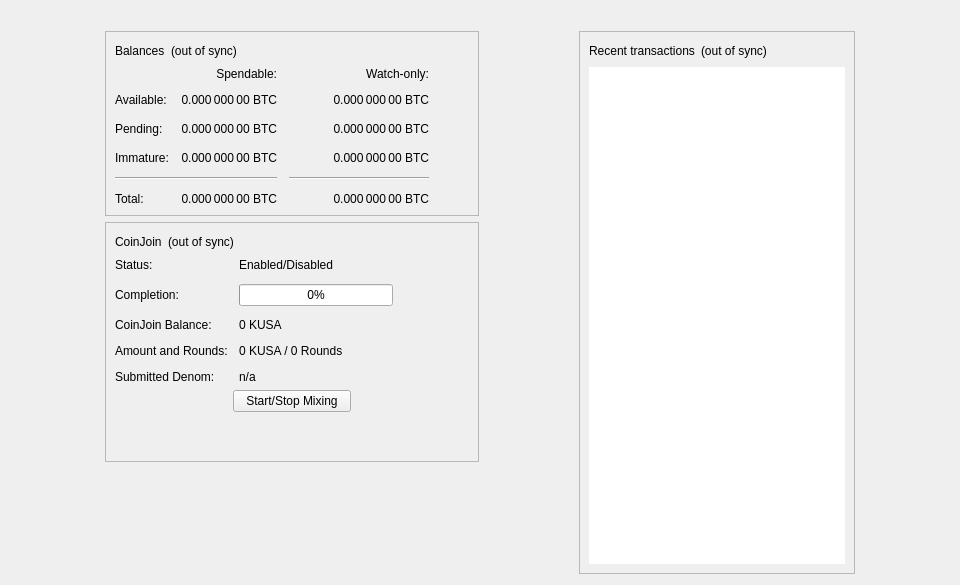
<?xml version="1.0" encoding="UTF-8"?>
<ui version="4.0">
 <class>OverviewPage</class>
 <widget class="QWidget" name="OverviewPage">
  <property name="geometry">
   <rect>
    <x>0</x>
    <y>0</y>
    <width>960</width>
    <height>585</height>
   </rect>
  </property>
  <property name="minimumSize">
   <size>
    <width>960</width>
    <height>0</height>
   </size>
  </property>
  <property name="windowTitle">
   <string>Form</string>
  </property>
  <layout class="QVBoxLayout" name="topLayout">
   <item>
    <widget class="QLabel" name="labelAlerts">
     <property name="visible">
      <bool>false</bool>
     </property>
     <property name="wordWrap">
      <bool>true</bool>
     </property>
     <property name="margin">
      <number>3</number>
     </property>
     <property name="textInteractionFlags">
      <set>Qt::TextSelectableByMouse</set>
     </property>
    </widget>
   </item>
   <item>
    <layout class="QHBoxLayout" name="horizontalLayout" stretch="1,0,1,0,1">
     <item>
      <spacer name="horizontalSpacerLeft">
       <property name="orientation">
        <enum>Qt::Horizontal</enum>
       </property>
       <property name="sizeType">
        <enum>QSizePolicy::Preferred</enum>
       </property>
       <property name="sizeHint" stdset="0">
        <size>
         <width>10</width>
         <height>20</height>
        </size>
       </property>
      </spacer>
     </item>
     <item>
      <layout class="QVBoxLayout" name="verticalLayout_2">
       <item>
        <widget class="QFrame" name="frame">
         <property name="frameShape">
          <enum>QFrame::StyledPanel</enum>
         </property>
         <property name="frameShadow">
          <enum>QFrame::Raised</enum>
         </property>
         <layout class="QVBoxLayout" name="verticalLayout_4">
          <item>
           <layout class="QHBoxLayout" name="horizontalLayout_4">
            <item>
             <widget class="QLabel" name="label_5">
              <property name="text">
               <string>Balances</string>
              </property>
             </widget>
            </item>
            <item>
             <widget class="QLabel" name="labelWalletStatus">
              <property name="toolTip">
               <string>The displayed information may be out of date. Your wallet automatically synchronizes with the Kusa network after a connection is established, but this process has not completed yet.</string>
              </property>
              <property name="text">
               <string notr="true">(out of sync)</string>
              </property>
              <property name="alignment">
               <set>Qt::AlignLeading|Qt::AlignLeft|Qt::AlignVCenter</set>
              </property>
             </widget>
            </item>
            <item>
             <spacer name="horizontalSpacer_3">
              <property name="orientation">
               <enum>Qt::Horizontal</enum>
              </property>
              <property name="sizeHint" stdset="0">
               <size>
                <width>40</width>
                <height>20</height>
               </size>
              </property>
             </spacer>
            </item>
           </layout>
          </item>
          <item>
           <layout class="QGridLayout" name="gridLayout">
            <property name="spacing">
             <number>12</number>
            </property>
            <item row="2" column="2">
             <widget class="QLabel" name="labelWatchPending">
              <property name="cursor">
               <cursorShape>IBeamCursor</cursorShape>
              </property>
              <property name="toolTip">
               <string>Unconfirmed transactions to watch-only addresses</string>
              </property>
              <property name="text">
               <string notr="true">0.000 000 00 BTC</string>
              </property>
              <property name="alignment">
               <set>Qt::AlignRight|Qt::AlignTrailing|Qt::AlignVCenter</set>
              </property>
              <property name="textInteractionFlags">
               <set>Qt::LinksAccessibleByMouse|Qt::TextSelectableByKeyboard|Qt::TextSelectableByMouse</set>
              </property>
             </widget>
            </item>
            <item row="2" column="1">
             <widget class="QLabel" name="labelUnconfirmed">
              <property name="cursor">
               <cursorShape>IBeamCursor</cursorShape>
              </property>
              <property name="toolTip">
               <string>Total of transactions that have yet to be confirmed, and do not yet count toward the spendable balance</string>
              </property>
              <property name="text">
               <string notr="true">0.000 000 00 BTC</string>
              </property>
              <property name="alignment">
               <set>Qt::AlignRight|Qt::AlignTrailing|Qt::AlignVCenter</set>
              </property>
              <property name="textInteractionFlags">
               <set>Qt::LinksAccessibleByMouse|Qt::TextSelectableByKeyboard|Qt::TextSelectableByMouse</set>
              </property>
             </widget>
            </item>
            <item row="3" column="2">
             <widget class="QLabel" name="labelWatchImmature">
              <property name="cursor">
               <cursorShape>IBeamCursor</cursorShape>
              </property>
              <property name="toolTip">
               <string>Mined balance in watch-only addresses that has not yet matured</string>
              </property>
              <property name="text">
               <string notr="true">0.000 000 00 BTC</string>
              </property>
              <property name="alignment">
               <set>Qt::AlignRight|Qt::AlignTrailing|Qt::AlignVCenter</set>
              </property>
              <property name="textInteractionFlags">
               <set>Qt::LinksAccessibleByMouse|Qt::TextSelectableByKeyboard|Qt::TextSelectableByMouse</set>
              </property>
             </widget>
            </item>
            <item row="4" column="0" colspan="2">
             <widget class="Line" name="lineSpendableBalance">
              <property name="orientation">
               <enum>Qt::Horizontal</enum>
              </property>
             </widget>
            </item>
            <item row="4" column="2">
             <widget class="Line" name="lineWatchBalance">
              <property name="sizePolicy">
               <sizepolicy hsizetype="Preferred" vsizetype="Fixed">
                <horstretch>0</horstretch>
                <verstretch>0</verstretch>
               </sizepolicy>
              </property>
              <property name="minimumSize">
               <size>
                <width>140</width>
                <height>0</height>
               </size>
              </property>
              <property name="orientation">
               <enum>Qt::Horizontal</enum>
              </property>
             </widget>
            </item>
            <item row="5" column="0">
             <widget class="QLabel" name="labelTotalText">
              <property name="text">
               <string>Total:</string>
              </property>
             </widget>
            </item>
            <item row="3" column="1">
             <widget class="QLabel" name="labelImmature">
              <property name="cursor">
               <cursorShape>IBeamCursor</cursorShape>
              </property>
              <property name="toolTip">
               <string>Mined balance that has not yet matured</string>
              </property>
              <property name="text">
               <string notr="true">0.000 000 00 BTC</string>
              </property>
              <property name="alignment">
               <set>Qt::AlignRight|Qt::AlignTrailing|Qt::AlignVCenter</set>
              </property>
              <property name="textInteractionFlags">
               <set>Qt::LinksAccessibleByMouse|Qt::TextSelectableByKeyboard|Qt::TextSelectableByMouse</set>
              </property>
             </widget>
            </item>
            <item row="2" column="3">
             <spacer name="horizontalSpacer_2">
              <property name="orientation">
               <enum>Qt::Horizontal</enum>
              </property>
              <property name="sizeHint" stdset="0">
               <size>
                <width>40</width>
                <height>20</height>
               </size>
              </property>
             </spacer>
            </item>
            <item row="3" column="0">
             <widget class="QLabel" name="labelImmatureText">
              <property name="text">
               <string>Immature:</string>
              </property>
             </widget>
            </item>
            <item row="5" column="1">
             <widget class="QLabel" name="labelTotal">
              <property name="cursor">
               <cursorShape>IBeamCursor</cursorShape>
              </property>
              <property name="toolTip">
               <string>Your current total balance</string>
              </property>
              <property name="text">
               <string notr="true">0.000 000 00 BTC</string>
              </property>
              <property name="alignment">
               <set>Qt::AlignRight|Qt::AlignTrailing|Qt::AlignVCenter</set>
              </property>
              <property name="textInteractionFlags">
               <set>Qt::LinksAccessibleByMouse|Qt::TextSelectableByKeyboard|Qt::TextSelectableByMouse</set>
              </property>
             </widget>
            </item>
            <item row="5" column="2">
             <widget class="QLabel" name="labelWatchTotal">
              <property name="cursor">
               <cursorShape>IBeamCursor</cursorShape>
              </property>
              <property name="toolTip">
               <string>Current total balance in watch-only addresses</string>
              </property>
              <property name="text">
               <string notr="true">0.000 000 00 BTC</string>
              </property>
              <property name="alignment">
               <set>Qt::AlignRight|Qt::AlignTrailing|Qt::AlignVCenter</set>
              </property>
              <property name="textInteractionFlags">
               <set>Qt::LinksAccessibleByMouse|Qt::TextSelectableByKeyboard|Qt::TextSelectableByMouse</set>
              </property>
             </widget>
            </item>
            <item row="0" column="2">
             <widget class="QLabel" name="labelWatchonly">
              <property name="text">
               <string>Watch-only:</string>
              </property>
              <property name="alignment">
               <set>Qt::AlignRight|Qt::AlignTrailing|Qt::AlignVCenter</set>
              </property>
             </widget>
            </item>
            <item row="1" column="0">
             <widget class="QLabel" name="labelBalanceText">
              <property name="text">
               <string>Available:</string>
              </property>
             </widget>
            </item>
            <item row="1" column="1">
             <widget class="QLabel" name="labelBalance">
              <property name="cursor">
               <cursorShape>IBeamCursor</cursorShape>
              </property>
              <property name="toolTip">
               <string>Your current spendable balance</string>
              </property>
              <property name="text">
               <string notr="true">0.000 000 00 BTC</string>
              </property>
              <property name="alignment">
               <set>Qt::AlignRight|Qt::AlignTrailing|Qt::AlignVCenter</set>
              </property>
              <property name="textInteractionFlags">
               <set>Qt::LinksAccessibleByMouse|Qt::TextSelectableByKeyboard|Qt::TextSelectableByMouse</set>
              </property>
             </widget>
            </item>
            <item row="1" column="2">
             <widget class="QLabel" name="labelWatchAvailable">
              <property name="cursor">
               <cursorShape>IBeamCursor</cursorShape>
              </property>
              <property name="toolTip">
               <string>Your current balance in watch-only addresses</string>
              </property>
              <property name="text">
               <string notr="true">0.000 000 00 BTC</string>
              </property>
              <property name="alignment">
               <set>Qt::AlignRight|Qt::AlignTrailing|Qt::AlignVCenter</set>
              </property>
              <property name="textInteractionFlags">
               <set>Qt::LinksAccessibleByMouse|Qt::TextSelectableByKeyboard|Qt::TextSelectableByMouse</set>
              </property>
             </widget>
            </item>
            <item row="2" column="0">
             <widget class="QLabel" name="labelPendingText">
              <property name="text">
               <string>Pending:</string>
              </property>
             </widget>
            </item>
            <item row="0" column="1">
             <widget class="QLabel" name="labelSpendable">
              <property name="text">
               <string>Spendable:</string>
              </property>
              <property name="alignment">
               <set>Qt::AlignRight|Qt::AlignTrailing|Qt::AlignVCenter</set>
              </property>
             </widget>
            </item>
           </layout>
          </item>
         </layout>
        </widget>
       </item>
       <item>
        <widget class="QFrame" name="frameCoinJoin">
         <property name="layoutDirection">
          <enum>Qt::LeftToRight</enum>
         </property>
         <property name="frameShape">
          <enum>QFrame::StyledPanel</enum>
         </property>
         <property name="frameShadow">
          <enum>QFrame::Raised</enum>
         </property>
         <layout class="QVBoxLayout" name="VerticalLayout_PS1">
          <item>
           <layout class="QHBoxLayout" name="horizontalLayout_5">
            <item>
             <widget class="QLabel" name="labelCoinJoinHeader">
              <property name="text">
               <string notr="true">CoinJoin</string>
              </property>
             </widget>
            </item>
            <item>
             <widget class="QLabel" name="labelCoinJoinSyncStatus">
              <property name="toolTip">
               <string>The displayed information may be out of date. Your wallet automatically synchronizes with the Kusa network after a connection is established, but this process has not completed yet.</string>
              </property>
              <property name="text">
               <string notr="true">(out of sync)</string>
              </property>
              <property name="alignment">
               <set>Qt::AlignLeading|Qt::AlignLeft|Qt::AlignVCenter</set>
              </property>
             </widget>
            </item>
            <item>
             <spacer name="horizontalSpacer_4">
              <property name="orientation">
               <enum>Qt::Horizontal</enum>
              </property>
              <property name="sizeHint" stdset="0">
               <size>
                <width>40</width>
                <height>20</height>
               </size>
              </property>
             </spacer>
            </item>
           </layout>
          </item>
          <item>
           <layout class="QFormLayout" name="coinJoinFormLayout">
            <property name="fieldGrowthPolicy">
             <enum>QFormLayout::AllNonFixedFieldsGrow</enum>
            </property>
            <property name="horizontalSpacing">
             <number>11</number>
            </property>
            <property name="verticalSpacing">
             <number>12</number>
            </property>
            <item row="0" column="0">
             <widget class="QLabel" name="labelCoinJoinEnabledText">
              <property name="text">
               <string>Status:</string>
              </property>
             </widget>
            </item>
            <item row="0" column="1">
             <widget class="QLabel" name="labelCoinJoinEnabled">
              <property name="text">
               <string>Enabled/Disabled</string>
              </property>
             </widget>
            </item>
            <item row="1" column="0">
             <widget class="QLabel" name="labelCompletitionText">
              <property name="text">
               <string>Completion:</string>
              </property>
             </widget>
            </item>
            <item row="1" column="1">
             <widget class="QProgressBar" name="coinJoinProgress">
              <property name="maximumSize">
               <size>
                <width>154</width>
                <height>16777215</height>
               </size>
              </property>
              <property name="value">
               <number>0</number>
              </property>
             </widget>
            </item>
            <item row="2" column="0">
             <widget class="QLabel" name="labelAnonymizedText">
              <property name="text">
               <string notr="true">CoinJoin Balance:</string>
              </property>
             </widget>
            </item>
            <item row="2" column="1">
             <widget class="QLabel" name="labelAnonymized">
              <property name="text">
               <string notr="true">0 KUSA</string>
              </property>
             </widget>
            </item>
            <item row="3" column="0">
             <widget class="QLabel" name="labelAmountAndRoundsText">
              <property name="text">
               <string>Amount and Rounds:</string>
              </property>
             </widget>
            </item>
            <item row="3" column="1">
             <widget class="QLabel" name="labelAmountRounds">
              <property name="text">
               <string notr="true">0 KUSA / 0 Rounds</string>
              </property>
             </widget>
            </item>
            <item row="4" column="0">
             <widget class="QLabel" name="labelSubmittedDenomText">
              <property name="text">
               <string>Submitted Denom:</string>
              </property>
             </widget>
            </item>
            <item row="4" column="1">
             <widget class="QLabel" name="labelSubmittedDenom">
              <property name="toolTip">
               <string>The denominations you submitted to the Smartnode.&lt;br&gt;To mix, other users must submit the exact same denominations.</string>
              </property>
              <property name="text">
               <string>n/a</string>
              </property>
              <property name="wordWrap">
               <bool>true</bool>
              </property>
             </widget>
            </item>
           </layout>
          </item>
          <item>
           <layout class="QVBoxLayout" name="VerticalLayout_PS">
            <item>
             <layout class="QHBoxLayout" name="horizontalLayout_3">
              <property name="topMargin">
               <number>0</number>
              </property>
              <item>
               <spacer name="horizontalSpacer_5">
                <property name="orientation">
                 <enum>Qt::Horizontal</enum>
                </property>
                <property name="sizeHint" stdset="0">
                 <size>
                  <width>40</width>
                  <height>20</height>
                 </size>
                </property>
               </spacer>
              </item>
              <item>
               <widget class="QPushButton" name="toggleCoinJoin">
                <property name="sizePolicy">
                 <sizepolicy hsizetype="MinimumExpanding" vsizetype="Fixed">
                  <horstretch>0</horstretch>
                  <verstretch>0</verstretch>
                 </sizepolicy>
                </property>
                <property name="text">
                 <string>Start/Stop Mixing</string>
                </property>
               </widget>
              </item>
              <item>
               <spacer name="horizontalSpacer_6">
                <property name="orientation">
                 <enum>Qt::Horizontal</enum>
                </property>
                <property name="sizeHint" stdset="0">
                 <size>
                  <width>40</width>
                  <height>20</height>
                 </size>
                </property>
               </spacer>
              </item>
             </layout>
            </item>
            <item>
             <spacer name="verticalSpacer_3">
              <property name="orientation">
               <enum>Qt::Vertical</enum>
              </property>
              <property name="sizeHint" stdset="0">
               <size>
                <width>20</width>
                <height>40</height>
               </size>
              </property>
             </spacer>
            </item>
           </layout>
          </item>
         </layout>
        </widget>
       </item>
       <item>
        <spacer name="verticalSpacer">
         <property name="orientation">
          <enum>Qt::Vertical</enum>
         </property>
         <property name="sizeHint" stdset="0">
          <size>
           <width>20</width>
           <height>40</height>
          </size>
         </property>
        </spacer>
       </item>
      </layout>
     </item>
     <item>
      <spacer name="horizontalSpacerCenter">
       <property name="orientation">
        <enum>Qt::Horizontal</enum>
       </property>
       <property name="sizeHint" stdset="0">
        <size>
         <width>10</width>
         <height>20</height>
        </size>
       </property>
      </spacer>
     </item>
     <item>
      <layout class="QVBoxLayout" name="verticalLayout_3">
       <item>
        <widget class="QFrame" name="frame_2">
         <property name="frameShape">
          <enum>QFrame::StyledPanel</enum>
         </property>
         <property name="frameShadow">
          <enum>QFrame::Raised</enum>
         </property>
         <layout class="QVBoxLayout" name="verticalLayout">
          <item>
           <layout class="QHBoxLayout" name="horizontalLayout_2">
            <item>
             <widget class="QLabel" name="label_4">
              <property name="text">
               <string>Recent transactions</string>
              </property>
             </widget>
            </item>
            <item>
             <widget class="QLabel" name="labelTransactionsStatus">
              <property name="toolTip">
               <string>The displayed information may be out of date. Your wallet automatically synchronizes with the Kusa network after a connection is established, but this process has not completed yet.</string>
              </property>
              <property name="text">
               <string notr="true">(out of sync)</string>
              </property>
              <property name="alignment">
               <set>Qt::AlignLeading|Qt::AlignLeft|Qt::AlignVCenter</set>
              </property>
             </widget>
            </item>
            <item>
             <spacer name="horizontalSpacer">
              <property name="orientation">
               <enum>Qt::Horizontal</enum>
              </property>
              <property name="sizeHint" stdset="0">
               <size>
                <width>40</width>
                <height>20</height>
               </size>
              </property>
             </spacer>
            </item>
           </layout>
          </item>
          <item>
           <widget class="QListView" name="listTransactions">
            <property name="frameShape">
             <enum>QFrame::NoFrame</enum>
            </property>
            <property name="verticalScrollBarPolicy">
             <enum>Qt::ScrollBarAlwaysOff</enum>
            </property>
            <property name="horizontalScrollBarPolicy">
             <enum>Qt::ScrollBarAlwaysOff</enum>
            </property>
            <property name="selectionMode">
             <enum>QAbstractItemView::NoSelection</enum>
            </property>
           </widget>
          </item>
         </layout>
        </widget>
       </item>
      </layout>
     </item>
     <item>
      <spacer name="horizontalSpacerRight">
       <property name="orientation">
        <enum>Qt::Horizontal</enum>
       </property>
       <property name="sizeType">
        <enum>QSizePolicy::Preferred</enum>
       </property>
       <property name="sizeHint" stdset="0">
        <size>
         <width>10</width>
         <height>20</height>
        </size>
       </property>
      </spacer>
     </item>
    </layout>
   </item>
  </layout>
 </widget>
 <resources/>
 <connections/>
</ui>
